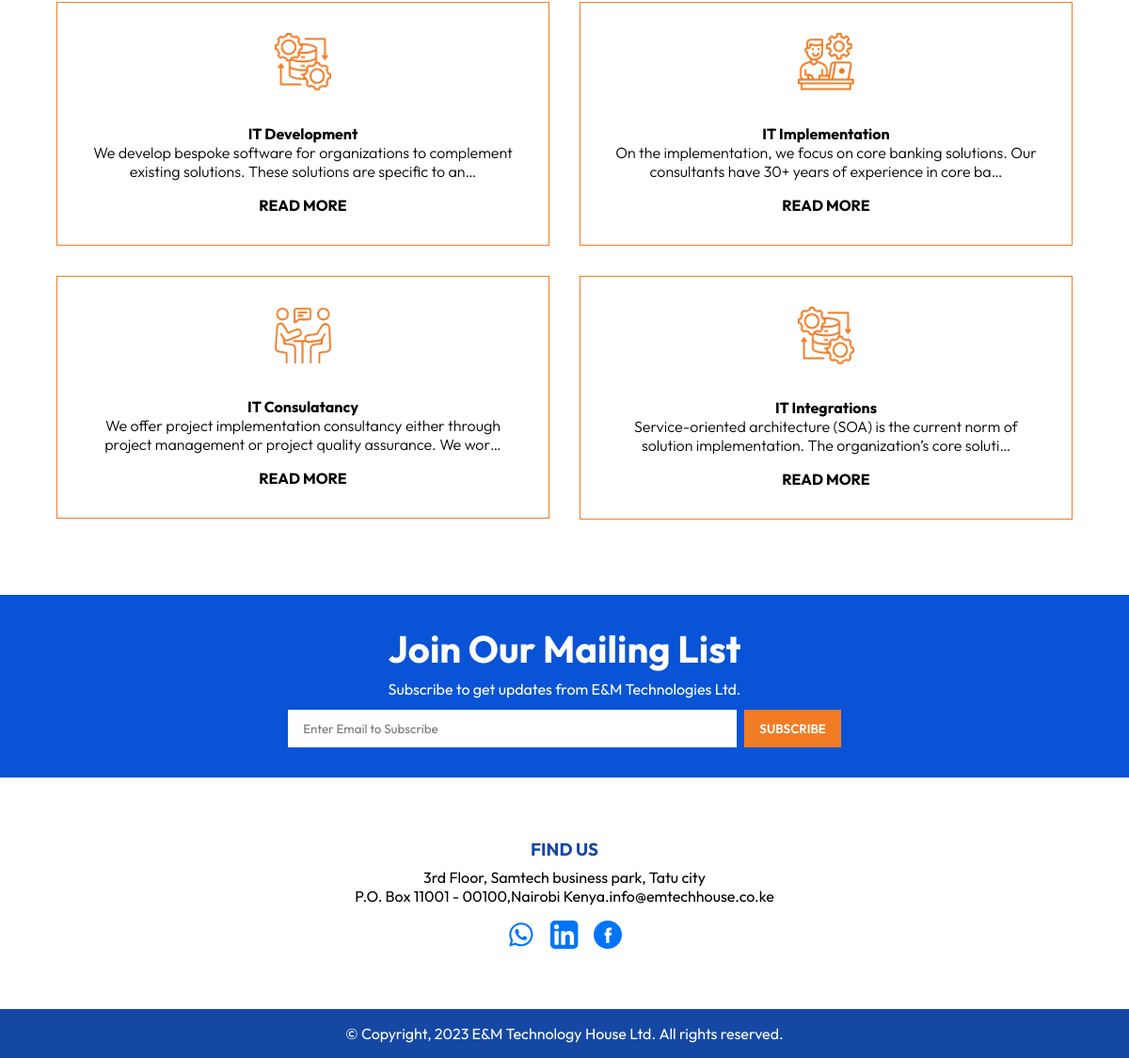
/services/ (lower part), run on an earlier commit of the app's database.
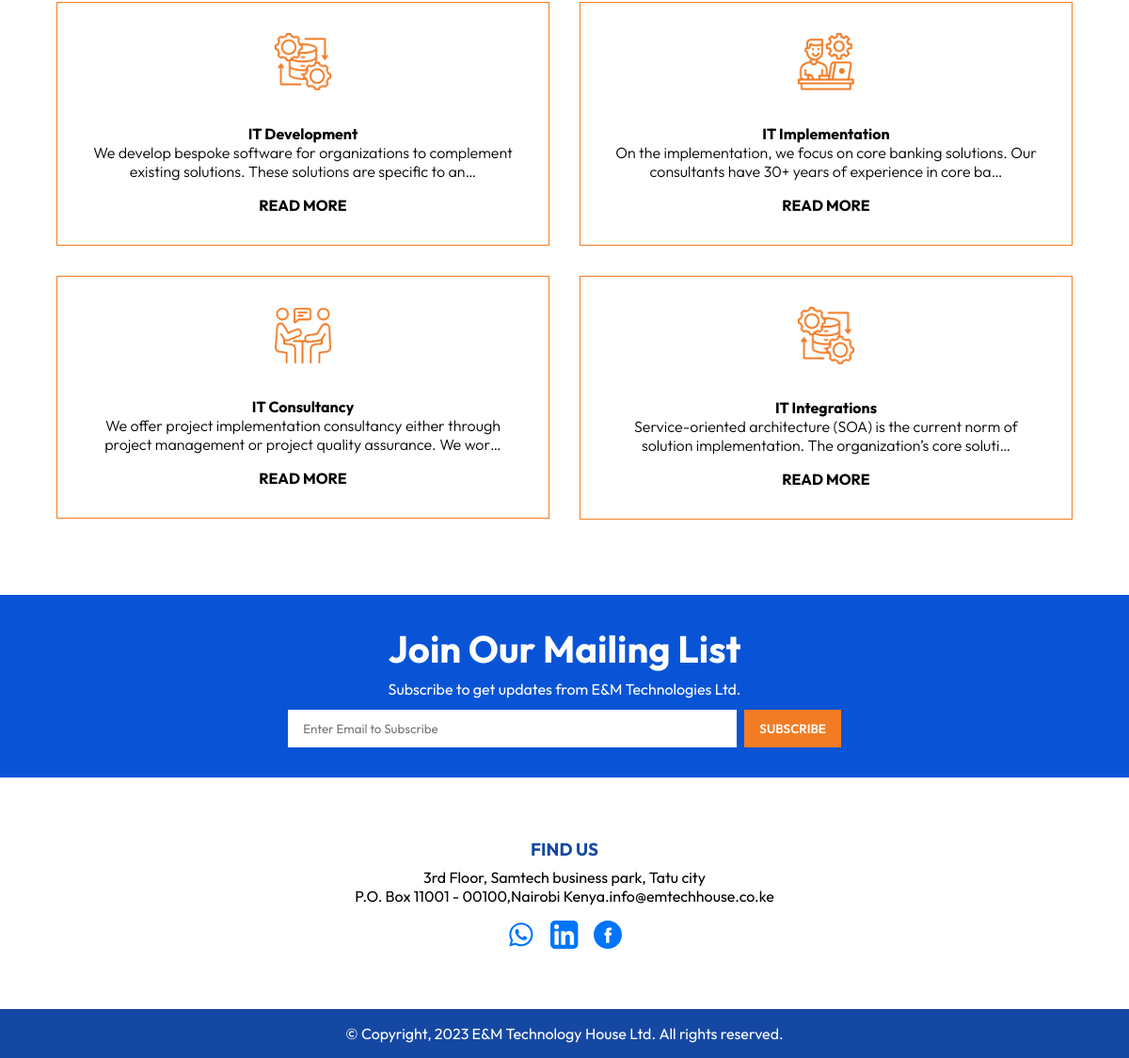
And on a later commit of the database.
### website/models.py (models this page shows, shortened)
class Services(models.Model):
    bg_image = models.ImageField(null=True, blank=True, upload_to='images/service/')
    image = models.ImageField(null=True, blank=True, upload_to='images/service/')
    title= models.CharField(max_length=50)
    description = models.TextField(null=True)
    class Meta:
        verbose_name_plural = "Services"

### website/views.py (the view)
# urls.py: path('services/', views.services, name='services'),
def services(request):
    services = Services.objects.all()
    return render(request, 'services.html', {'services': services})

### website/templates/services.html (shortened to what this page needs)
{% extends 'base.html'%}
{% load static %}
{% block content %}
    <section class="about-content" data-aos="fade-up">
        <div class="services-content-wrapper" data-aos="fade-up">
            <div class="about-content-two" data-aos="fade-up">
                <div class="subtext-services" data-aos="fade-up">
                    {% for serve in services %}
                    <a href="{% url 'services_detail' serve.id %}"><div data-aos="fade-up" class="service-body" data-aos="fade-up">
                        <img src="{{ serve.image.url }}" alt="{{ serve.title }}" width="60px" data-aos="fade-up"/>
                        <h4 data-aos="fade-up">{{ serve.title }}</h4>
                        <p data-aos="fade-up">{{ serve.description |truncatechars:115 }}</p>
                        <h4>READ MORE</h4>
                    </div></a>
                    {% endfor %}
                </div>
            </div>
        </div>
    </section>
    <section class="newsletter">
        <h3>Join Our Mailing List</h3>
        <p>Subscribe to get updates from E&M Technologies Ltd.</p>
        <forms class="mailinglist">
            <input type="email" placeholder="Enter Email to Subscribe" required />
            <button type="submit">SUBSCRIBE</button>
        </forms>
    </section>
{% endblock %}

What changed in the data, as far as the page shows it:
changed Services: title "IT Consulatancy" → "IT Consultancy"
